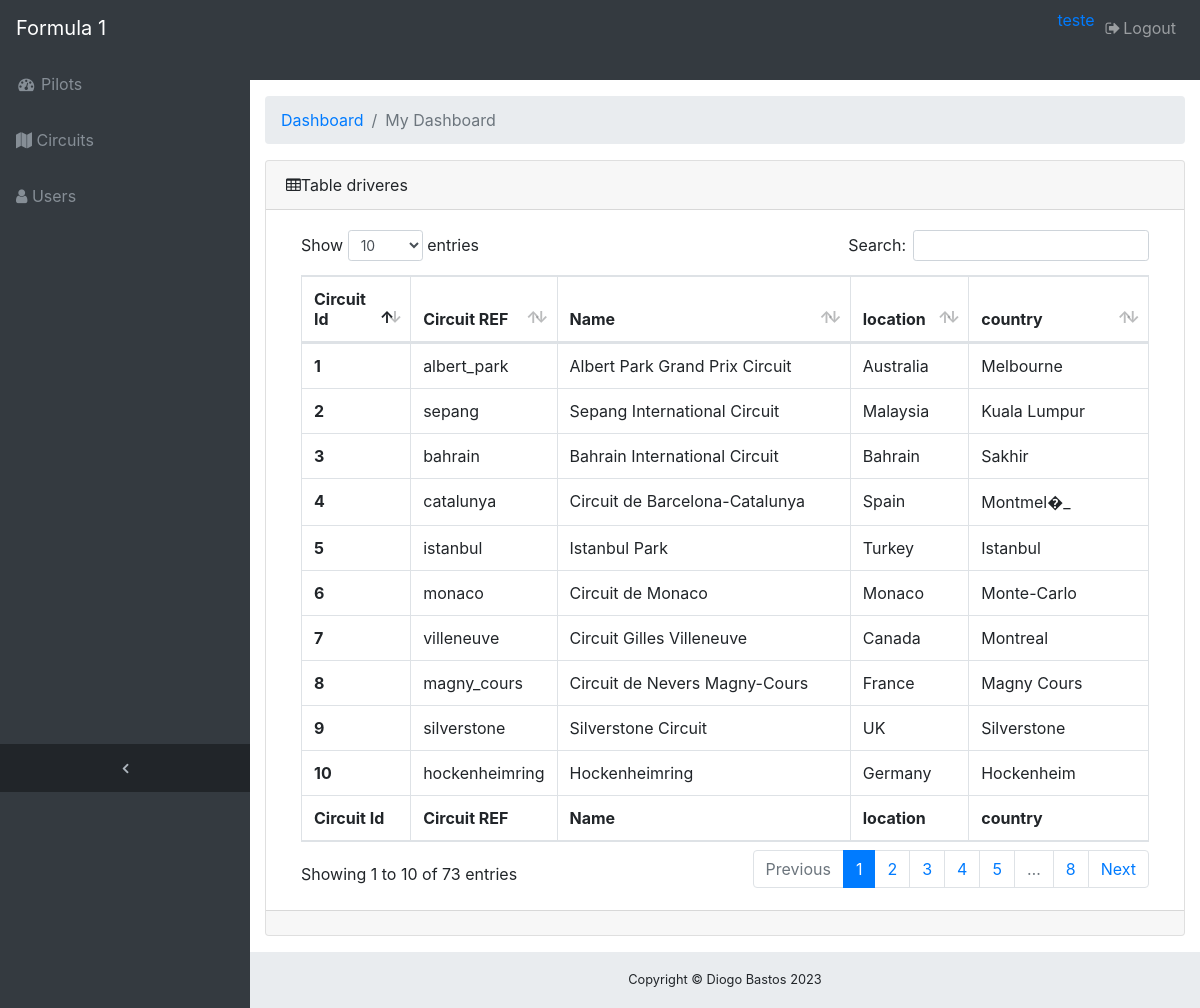
Page /pistas.php on the committed database.
### tables this page shows
CREATE TABLE `circuits` (
  `circuitId` int(11) NOT NULL,
  `circuitRef` varchar(14) NOT NULL,
  `name` varchar(38) NOT NULL,
  `location` varchar(21) NOT NULL,
  `country` varchar(12) NOT NULL,
  `lat` decimal(8,5) NOT NULL,
  `lng` decimal(10,6) NOT NULL,
  `alt` int(11) DEFAULT NULL,
  `url` varchar(71) NOT NULL
);

### pistas.php (the view, shortened to what this page needs)
<!DOCTYPE html>
<html lang="en">
<head>
  <link href="vendor/bootstrap/css/bootstrap.min.css" rel="stylesheet">
  <link href="vendor/font-awesome/css/font-awesome.min.css" rel="stylesheet" type="text/css">
  <link href="vendor/datatables/dataTables.bootstrap4.css" rel="stylesheet">
  <link href="css/sb-admin.css" rel="stylesheet">
</head>
<body class="fixed-nav sticky-footer bg-dark" id="page-top">
  <nav class="navbar navbar-expand-lg navbar-dark bg-dark fixed-top" id="mainNav">
    <a class="navbar-brand" href="circuits.php">Formula 1</a>
    <div class="collapse navbar-collapse" id="navbarResponsive">
      <ul class="navbar-nav navbar-sidenav" id="exampleAccordion">
        <li class="nav-item" data-toggle="tooltip" data-placement="right" title="Dashboard">
          <a class="nav-link" href="main.php">
            <i class="fa fa-fw fa-dashboard"></i>
            <span class="nav-link-text">Pilots</span>
          </a>
          </li>
        <li class="nav-item" data-toggle="tooltip" data-placement="right" title="Charts">
          <a class="nav-link" href="pistas.php">
            <i class="fa fas fa-map"></i>
            <span class="nav-link-text">Circuits</span>
            </a>
        </li>
        <li class="nav-item" data-toggle="tooltip" data-placement="right" title="Charts">
          <a class="nav-link" href="product.php">
            <i class="fa fas fa-user"></i>
            <span class="nav-link-text">Users</span>
          </a>
        </li>
      </ul>
      <ul class="navbar-nav sidenav-toggler">
        <li class="nav-item">
          <a class="nav-link text-center" id="sidenavToggler">
            <i class="fa fa-fw fa-angle-left"></i>
          </a>
        </li>
      </ul>
      <ul class="navbar-nav ml-auto">
        <li class="nav-item">
          <a class="" href="#" id="toggleNavColor">teste</a>
        </li>
        <li class="nav-item">
          <a class="nav-link" data-toggle="modal" data-target="#exampleModal">
            <i class="fa fa-fw fa-sign-out"></i>Logout</a>
        </li>
      </ul>
    </div>
  </nav>
  <div class="content-wrapper">
    <div class="container-fluid">
      <ol class="breadcrumb">
        <li class="breadcrumb-item">
          <a href="#">Dashboard</a>
        </li>
        <li class="breadcrumb-item active">My Dashboard</li>
      </ol>
      <div class="card mb-3">
        <div class="card-header">
          <i class="fa fa-table"></i>Table driveres
        </div>
        <div class="card-body">
          <div class="table-responsive">
            <table class="table table-bordered" id="dataTable" width="100%" cellspacing="0">
              <thead>
                <tr>
                  <th>Circuit Id</th>
                  <th>Circuit REF</th>
                  <th>Name</th>
                  <th>location</th>
                  <th>country</th>
                </tr>
              </thead>
              <tfoot>
                <tr>
                  <th>Circuit Id</th>
                  <th>Circuit REF</th>
                  <th>Name</th>
                  <th>location</th>
                  <th>country</th>
                </tr>
              </tfoot>
              <tbody>
                <?php
                $servername = "localhost";
                $username = "root";
                $password = "";
                $dbname = "formula1";
                $conn = new mysqli($servername, $username, $password, $dbname);
                $sql = 'SELECT * FROM `circuits`';
                $result = mysqli_query($conn, $sql);
                if (mysqli_num_rows($result) > 0) {
                  while ($row = mysqli_fetch_assoc($result)) { ?>
                    <tr>
                      <th>
                        <?php echo $row['circuitId']; ?>
                      </th>
                      <td>
                        <?php echo $row['circuitRef']; ?>
                      </td>
                      <td>
                        <?php echo $row['name']; ?>
                      </td>
                      <td>
                        <?php echo $row['country']; ?>
                      </td>
                      <td>
                        <?php echo $row['location']; ?>
                      </td>
                    </tr>
                    <?php
                  }
                } else {
                  echo '0 results';
                }
                ?>
              </tbody>
            </table>
          </div>
        </div>
        <div class="card-footer small text-muted"></div>
      </div>
    </div>
    <footer class="sticky-footer">
      <div class="container">
        <div class="text-center">
          <small>Copyright © Diogo Bastos 2023</small>
        </div>
      </div>
    </footer>
  </div>
</body>
</html>

### css/sb-admin.css (style rules this page uses)
html { position: relative; min-height: 100%; }
body { overflow-x: hidden; }
body.sticky-footer { margin-bottom: 56px; }
body.sticky-footer .content-wrapper { min-height: calc(100vh - 56px - 56px); }
body.fixed-nav { padding-top: 56px; }
.content-wrapper { min-height: calc(100vh - 56px); padding-top: 1rem; }
#mainNav .navbar-collapse { overflow: auto; max-height: 75vh; }
#mainNav .navbar-collapse .navbar-nav .nav-item .nav-link { cursor: pointer; }
#mainNav .navbar-collapse .sidenav-toggler { display: none; }
@media (min-width: 992px) { #mainNav .navbar-brand { width: 250px; } }
@media (min-width: 992px) { #mainNav .navbar-collapse { overflow: visible; max-height: none; } }
@media (min-width: 992px) { #mainNav .navbar-collapse .navbar-sidenav { position: absolute; top: 0; left: 0; -webkit-flex-direction: column; -ms-flex-direction: column; flex-direction: column; margin-top: 56px; } }
@media (min-width: 992px) { #mainNav .navbar-collapse .navbar-sidenav > .nav-item { width: 250px; padding: 0; } }
@media (min-width: 992px) { #mainNav .navbar-collapse .navbar-sidenav > .nav-item > .nav-link { padding: 1em; } }
#mainNav.fixed-top .sidenav-toggler { display: none; }
@media (min-width: 992px) { #mainNav.fixed-top .navbar-sidenav { height: calc(100vh - 112px); } }
@media (min-width: 992px) { #mainNav.fixed-top .sidenav-toggler { position: absolute; top: 0; left: 0; display: flex; -webkit-flex-direction: column; -ms-flex-direction: column; flex-direction: column; margin-top: calc(100vh - 56px); } }
@media (min-width: 992px) { #mainNav.fixed-top .sidenav-toggler > .nav-item { width: 250px; padding: 0; } }
@media (min-width: 992px) { #mainNav.fixed-top .sidenav-toggler > .nav-item > .nav-link { padding: 1em; } }
#mainNav.fixed-top.navbar-dark .sidenav-toggler { background-color: #212529; }
#mainNav.fixed-top.navbar-dark .sidenav-toggler a i { color: #adb5bd; }
.content-wrapper { overflow-x: hidden; background: white; }
@media (min-width: 992px) { .content-wrapper { margin-left: 250px; } }
#sidenavToggler i { font-weight: 800; }
#mainNav.navbar-dark .navbar-collapse .navbar-sidenav > .nav-item > .nav-link { color: #868e96; }
@media (min-width: 992px) { #mainNav.navbar-dark .navbar-collapse .navbar-sidenav { background: #343a40; } }
footer.sticky-footer { position: absolute; right: 0; bottom: 0; width: 100%; height: 56px; background-color: #e9ecef; line-height: 55px; }
@media (min-width: 992px) { footer.sticky-footer { width: calc(100% - 250px); } }

### rows in the picture
circuits: circuitId "1", circuitRef "albert_park", name "Albert Park Grand Prix Circuit", country "Australia", location "Melbourne"
circuits: circuitId "2", circuitRef "sepang", name "Sepang International Circuit", country "Malaysia", location "Kuala Lumpur"
circuits: circuitId "3", circuitRef "bahrain", name "Bahrain International Circuit", country "Bahrain", location "Sakhir"
circuits: circuitId "4", circuitRef "catalunya", name "Circuit de Barcelona-Catalunya", country "Spain", location "Montmel�_"
circuits: circuitId "5", circuitRef "istanbul", name "Istanbul Park", country "Turkey", location "Istanbul"
circuits: circuitId "6", circuitRef "monaco", name "Circuit de Monaco", country "Monaco", location "Monte-Carlo"
circuits: circuitId "7", circuitRef "villeneuve", name "Circuit Gilles Villeneuve", country "Canada", location "Montreal"
circuits: circuitId "8", circuitRef "magny_cours", name "Circuit de Nevers Magny-Cours", country "France", location "Magny Cours"
circuits: circuitId "9", circuitRef "silverstone", name "Silverstone Circuit", country "UK", location "Silverstone"
circuits: circuitId "10", circuitRef "hockenheimring", name "Hockenheimring", country "Germany", location "Hockenheim"
